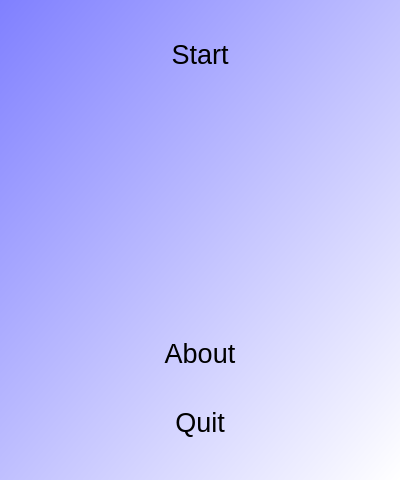
<?xml version="1.0" encoding="UTF-8"?>
<ui version="4.0">
 <class>QtRubiksClockMenuDialog</class>
 <widget class="QDialog" name="QtRubiksClockMenuDialog">
  <property name="geometry">
   <rect>
    <x>0</x>
    <y>0</y>
    <width>400</width>
    <height>480</height>
   </rect>
  </property>
  <property name="font">
   <font>
    <pointsize>20</pointsize>
   </font>
  </property>
  <property name="windowTitle">
   <string>Rubik's Clock</string>
  </property>
  <property name="windowIcon">
   <iconset resource="RubiksClock.qrc">
    <normaloff>:/images/GameRubiksClockIcon14x14.png</normaloff>:/images/GameRubiksClockIcon14x14.png</iconset>
  </property>
  <property name="styleSheet">
   <string notr="true">QDialog { 
background-color: qlineargradient(x1: 0, y1: 0, x2: 1, y2: 1, stop: 0  #8080ff, stop: 1 #ffffff);
}
QPushButton { background-color: rgb(255, 255, 255);  }
QPushButton { color: rgb(0,0,0); }
QPushButton { font: 48px, &quot;monospace&quot; }</string>
  </property>
  <layout class="QGridLayout" name="gridLayout">
   <item row="2" column="2">
    <spacer name="horizontalSpacer_2">
     <property name="orientation">
      <enum>Qt::Horizontal</enum>
     </property>
     <property name="sizeHint" stdset="0">
      <size>
       <width>40</width>
       <height>20</height>
      </size>
     </property>
    </spacer>
   </item>
   <item row="2" column="0">
    <spacer name="horizontalSpacer">
     <property name="orientation">
      <enum>Qt::Horizontal</enum>
     </property>
     <property name="sizeHint" stdset="0">
      <size>
       <width>40</width>
       <height>20</height>
      </size>
     </property>
    </spacer>
   </item>
   <item row="2" column="1">
    <widget class="QLabel" name="label">
     <property name="maximumSize">
      <size>
       <width>200</width>
       <height>200</height>
      </size>
     </property>
     <property name="autoFillBackground">
      <bool>false</bool>
     </property>
     <property name="text">
      <string/>
     </property>
     <property name="pixmap">
      <pixmap resource="RubiksClock.qrc">:/images/GameRubiksClockTransparent.png</pixmap>
     </property>
     <property name="scaledContents">
      <bool>true</bool>
     </property>
     <property name="alignment">
      <set>Qt::AlignCenter</set>
     </property>
    </widget>
   </item>
   <item row="1" column="0" colspan="3">
    <widget class="QPushButton" name="button_start">
     <property name="text">
      <string>Start</string>
     </property>
     <property name="flat">
      <bool>true</bool>
     </property>
    </widget>
   </item>
   <item row="4" column="0" colspan="3">
    <widget class="QPushButton" name="button_about">
     <property name="text">
      <string>About</string>
     </property>
     <property name="flat">
      <bool>true</bool>
     </property>
    </widget>
   </item>
   <item row="5" column="0" colspan="3">
    <widget class="QPushButton" name="button_quit">
     <property name="text">
      <string>Quit</string>
     </property>
     <property name="flat">
      <bool>true</bool>
     </property>
    </widget>
   </item>
  </layout>
 </widget>
 <tabstops>
  <tabstop>button_quit</tabstop>
 </tabstops>
 <resources>
  <include location="RubiksClock.qrc"/>
 </resources>
 <connections/>
</ui>
